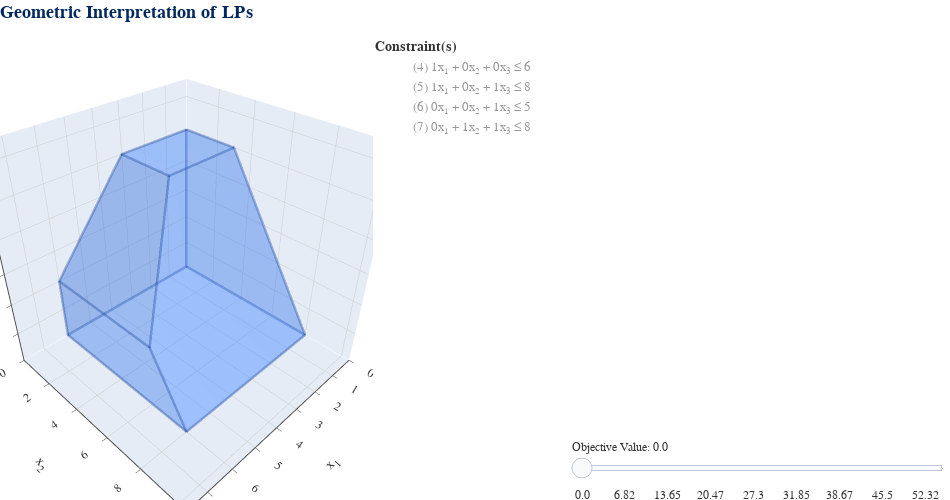

Notebook code for this chart:
### Markdown cell above
Now, let's look at a 3 dimensional LP!

### Code cell
lp = ex.ALL_INTEGER_3D_LP # get LP example
lp_visual(lp).show() # visualize it

### Figure 1 — Plotly figure (JSON) as saved in the notebook; plotly's stock layout.template omitted (floating-point values rounded to 4 significant figures)
{"data": [{"hoverinfo": "skip", "marker": {"color": "white", "opacity": 1e-07, "size": 0}, "mode": "markers", "showlegend": false, "type": "scatter3d", "x": [7.8], "y": [10.4], "z": [6.5]}, {"hoverinfo": "none", "line": {"color": "#173D90", "width": 5}, "mode": "lines", "opacity": 0.2, "showlegend": false, "surfaceaxis": 0, "surfacecolor": "#1469FE", "type": "scatter3d", "visible": true, "x": [0, 0, 0, 0, 0], "y": [8, 0, 0, 3, 8], "z": [0, 0, 5, 5, 0]}, {"hoverinfo": "none", "line": {"color": "#173D90", "width": 5}, "mode": "lines", "opacity": 0.2, "showlegend": false, "surfaceaxis": 1, "surfacecolor": "#1469FE", "type": "scatter3d", "visible": true, "x": [6, 0, 0, 3, 6, 6], "y": [0, 0, 0, 0, 0, 0], "z": [0, 0, 5, 5, 2, 0]}, {"hoverinfo": "none", "line": {"color": "#173D90", "width": 5}, "mode": "lines", "opacity": 0.2, "showlegend": false, "surfaceaxis": 2, "surfacecolor": "#1469FE", "type": "scatter3d", "visible": true, "x": [0, 0, 6, 6, 0], "y": [0, 8, 8, 0, 0], "z": [0, 0, 0, 0, 0]}, {"hoverinfo": "none", "line": {"color": "#173D90", "width": 5}, "mode": "lines", "opacity": 0.2, "showlegend": false, "surfaceaxis": 0, "surfacecolor": "#1469FE", "type": "scatter3d", "visible": true, "x": [6, 6, 6, 6, 6], "y": [8, 0, 0, 6, 8], "z": [0, 0, 2, 2, 0]}, {"hoverinfo": "none", "line": {"color": "#173D90", "width": 5}, "mode": "lines", "opacity": 0.2, "showlegend": false, "surfaceaxis": 2, "surfacecolor": "#1469FE", "type": "scatter3d", "visible": true, "x": [6, 3, 3, 6, 6], "y": [0, 0, 3, 6, 0], "z": [2, 5, 5, 2, 2]}, {"hoverinfo": "none", "line": {"color": "#173D90", "width": 5}, "mode": "lines", "opacity": 0.2, "showlegend": false, "surfaceaxis": 2, "surfacecolor": "#1469FE", "type": "scatter3d", "visible": true, "x": [0, 0, 3, 3, 0], "y": [0, 3, 3, 0, 0], "z": [5, 5, 5, 5, 5]}, {"hoverinfo": "none", "line": {"color": "#173D90", "width": 5}, "mode": "lines", "opacity": 0.2, "showlegend": false, "surfaceaxis": 2, "surfacecolor": "#1469FE", "type": "scatter3d", "visible": true, "x": [0, 0, 6, 6, 3, 0], "y": [3, 8, 8, 6, 3, 3], "z": [5, 0, 0, 2, 5, 5]}, {"hoverinfo": "none", "mode": "none", "name": "(4) 1x<sub>1</sub> + 0x<sub>2</sub> + 0x<sub>3</sub> ≤ 6", "opacity": 0.5, "showlegend": true, "surfaceaxis": 0, "surfacecolor": "gray", "type": "scatter3d", "visible": "legendonly", "x": [6, 6, 6, 6, 6], "y": [0, 0, 10.4, 10.4, 0], "z": [0, 6.5, 6.5, 0, 0]}, {"hoverinfo": "none", "mode": "none", "name": "(5) 1x<sub>1</sub> + 0x<sub>2</sub> + 1x<sub>3</sub> ≤ 8", "opacity": 0.5, "showlegend": true, "surfaceaxis": 2, "surfacecolor": "gray", "type": "scatter3d", "visible": "legendonly", "x": [0, 0, 7.8, 7.8, 0], "y": [0, 10.4, 10.4, 0, 0], "z": [8, 8, 0.2, 0.2, 8]}, {"hoverinfo": "none", "mode": "none", "name": "(6) 0x<sub>1</sub> + 0x<sub>2</sub> + 1x<sub>3</sub> ≤ 5", "opacity": 0.5, "showlegend": true, "surfaceaxis": 2, "surfacecolor": "gray", "type": "scatter3d", "visible": "legendonly", "x": [0, 0, 7.8, 7.8, 0], "y": [0, 10.4, 10.4, 0, 0], "z": [5, 5, 5, 5, 5]}, {"hoverinfo": "none", "mode": "none", "name": "(7) 0x<sub>1</sub> + 1x<sub>2</sub> + 1x<sub>3</sub> ≤ 8", "opacity": 0.5, "showlegend": true, "surfaceaxis": 2, "surfacecolor": "gray", "type": "scatter3d", "visible": "legendonly", "x": [0, 0, 7.8, 7.8, 0], "y": [0, 10.4, 10.4, 0, 0], "z": [8, -2.4, -2.4, 8, 8]}, {"hoverinfo": "text", "hoverlabel": {"bgcolor": "#FAFAFA", "bordercolor": "#323232", "font": {"color": "#323232", "family": "Arial"}}, "marker": {"color": "gray", "opacity": 1e-07, "size": 20}, "mode": "markers", "showlegend": false, "text": ["<b>BFS</b>: (0, 0, 0, 6, 8, 5, 8)<br><b>B</b>: (4, 5, 6, 7)<br><b>Obj</b>: 0", "<b>BFS</b>: (0, 0, 5, 6, 3, 0, 3)<br><b>B</b>: (3, 4, 5, 7)<br><b>Obj</b>: 20", "<b>BFS</b>: (0, 3, 5, 6, 3, 0, 0)<br><b>B</b>: (2, 3, 4, 5)<br><b>Obj</b>: 26", "<b>BFS</b>: (0, 8, 0, 6, 8, 5, 0)<br><b>B</b>: (2, 4, 5, 6)<br><b>Obj</b>: 16", "<b>BFS</b>: (3, 0, 5, 3, 0, 0, 3)<br><b>B</b>: (1, 3, 4, 7)<br><b>Obj</b>: 23", "<b>BFS</b>: (3, 3, 5, 3, 0, 0, 0)<br><b>B</b>: (1, 2, 3, 4)<br><b>Obj</b>: 29", "<b>BFS</b>: (6, 0, 0, 0, 2, 5, 8)<br><b>B</b>: (1, 5, 6, 7)<br><b>Obj</b>: 6", "<b>BFS</b>: (6, 0, 2, 0, 0, 3, 6)<br><b>B</b>: (1, 3, 6, 7)<br><b>Obj</b>: 14", "<b>BFS</b>: (6, 6, 2, 0, 0, 3, 0)<br><b>B</b>: (1, 2, 3, 6)<br><b>Obj</b>: 26", "<b>BFS</b>: (6, 8, 0, 0, 2, 5, 0)<br><b>B</b>: (1, 2, 5, 6)<br><b>Obj</b>: 22"], "type": "scatter3d", "x": [0, 0, 0, 0, 3, 3, 6, 6, 6, 6], "y": [0, 0, 3, 8, 0, 3, 0, 0, 6, 8], "z": [0, 5, 5, 0, 5, 5, 0, 2, 2, 0]}, {"hoverinfo": "none", "mode": "none", "opacity": 0.3, "showlegend": false, "surfaceaxis": 2, "surfacecolor": "gray", "type": "scatter3d", "visible": false, "x": [0, 0, 7.8, 7.8, 0], "y": [0, 10.4, 10.4, 0, 0], "z": [0, -5.2, -7.15, -1.95, 0]}, {"hoverinfo": "none", "line": {"color": "red", "width": 5}, "marker": {"color": "red", "opacity": 1, "size": 5}, "mode": "lines+markers", "opacity": 1, "showlegend": false, "surfaceaxis": 2, "surfacecolor": "red", "type": "scatter3d", "visible": false, "x": [0], "y": [0], "z": [0]}, {"hoverinfo": "none", "mode": "none", "opacity": 0.3, "showlegend": false, "surfaceaxis": 2, "surfacecolor": "gray", "type": "scatter3d", "visible": false, "x": [0, 0, 7.8, 7.8, 0], "y": [0, 10.4, 10.4, 0, 0], "z": [0.57, -4.63, -6.58, -1.38, 0.57]}, {"hoverinfo": "none", "line": {"color": "red", "width": 5}, "marker": {"color": "red", "opacity": 1, "size": 5}, "mode": "lines+markers", "opacity": 1, "showlegend": false, "surfaceaxis": 2, "surfacecolor": "red", "type": "scatter3d", "visible": false, "x": [0, 0, 2.28, 0], "y": [0, 1.14, 0, 0], "z": [0.57, 0, 0, 0.57]}, {"hoverinfo": "none", "mode": "none", "opacity": 0.3, "showlegend": false, "surfaceaxis": 2, "surfacecolor": "gray", "type": "scatter3d", "visible": false, "x": [0, 0, 7.8, 7.8, 0], "y": [0, 10.4, 10.4, 0, 0], "z": [1.137, -4.062, -6.013, -0.8125, 1.137]}, {"hoverinfo": "none", "line": {"color": "red", "width": 5}, "marker": {"color": "red", "opacity": 1, "size": 5}, "mode": "lines+markers", "opacity": 1, "showlegend": false, "surfaceaxis": 2, "surfacecolor": "red", "type": "scatter3d", "visible": false, "x": [0, 0, 4.55, 0], "y": [0, 2.275, 0, 0], "z": [1.137, 0, 0, 1.137]}, {"hoverinfo": "none", "mode": "none", "opacity": 0.3, "showlegend": false, "surfaceaxis": 2, "surfacecolor": "gray", "type": "scatter3d", "visible": false, "x": [0, 0, 7.8, 7.8, 0], "y": [0, 10.4, 10.4, 0, 0], "z": [1.705, -3.495, -5.445, -0.245, 1.705]}, {"hoverinfo": "none", "line": {"color": "red", "width": 5}, "marker": {"color": "red", "opacity": 1, "size": 5}, "mode": "lines+markers", "opacity": 1, "showlegend": false, "surfaceaxis": 2, "surfacecolor": "red", "type": "scatter3d", "visible": false, "x": [0, 0, 6, 6, 0], "y": [0, 3.41, 0.41, 0, 0], "z": [1.705, 0, 0, 0.205, 1.705]}, {"hoverinfo": "none", "mode": "none", "opacity": 0.3, "showlegend": false, "surfaceaxis": 2, "surfacecolor": "gray", "type": "scatter3d", "visible": false, "x": [0, 0, 7.8, 7.8, 0], "y": [0, 10.4, 10.4, 0, 0], "z": [2.275, -2.925, -4.875, 0.325, 2.275]}, {"hoverinfo": "none", "line": {"color": "red", "width": 5}, "marker": {"color": "red", "opacity": 1, "size": 5}, "mode": "lines+markers", "opacity": 1, "showlegend": false, "surfaceaxis": 2, "surfacecolor": "red", "type": "scatter3d", "visible": false, "x": [0, 0, 6, 6, 0], "y": [0, 4.55, 1.55, 0, 0], "z": [2.275, 0, 0, 0.775, 2.275]}, {"hoverinfo": "none", "mode": "none", "opacity": 0.3, "showlegend": false, "surfaceaxis": 2, "surfacecolor": "gray", "type": "scatter3d", "visible": false, "x": [0, 0, 7.8, 7.8, 0], "y": [0, 10.4, 10.4, 0, 0], "z": [2.845, -2.355, -4.305, 0.895, 2.845]}, {"hoverinfo": "none", "line": {"color": "red", "width": 5}, "marker": {"color": "red", "opacity": 1, "size": 5}, "mode": "lines+markers", "opacity": 1, "showlegend": false, "surfaceaxis": 2, "surfacecolor": "red", "type": "scatter3d", "visible": false, "x": [0, 0, 6, 6, 0], "y": [0, 5.69, 2.69, 0, 0], "z": [2.845, 0, 0, 1.345, 2.845]}, {"hoverinfo": "none", "mode": "none", "opacity": 0.3, "showlegend": false, "surfaceaxis": 2, "surfacecolor": "gray", "type": "scatter3d", "visible": false, "x": [0, 0, 7.8, 7.8, 0], "y": [0, 10.4, 10.4, 0, 0], "z": [3.413, -1.788, -3.738, 1.462, 3.413]}, {"hoverinfo": "none", "line": {"color": "red", "width": 5}, "marker": {"color": "red", "opacity": 1, "size": 5}, "mode": "lines+markers", "opacity": 1, "showlegend": false, "surfaceaxis": 2, "surfacecolor": "red", "type": "scatter3d", "visible": false, "x": [0, 0, 6, 6, 0], "y": [0, 6.825, 3.825, 0, 0], "z": [3.413, 0, 0, 1.913, 3.413]}, {"hoverinfo": "none", "mode": "none", "opacity": 0.3, "showlegend": false, "surfaceaxis": 2, "surfacecolor": "gray", "type": "scatter3d", "visible": false, "x": [0, 0, 7.8, 7.8, 0], "y": [0, 10.4, 10.4, 0, 0], "z": [3.98, -1.22, -3.17, 2.03, 3.98]}, {"hoverinfo": "none", "line": {"color": "red", "width": 5}, "marker": {"color": "red", "opacity": 1, "size": 5}, "mode": "lines+markers", "opacity": 1, "showlegend": false, "surfaceaxis": 2, "surfacecolor": "red", "type": "scatter3d", "visible": false, "x": [0, 0, 6, 6, 5.36, 0], "y": [0, 7.96, 4.96, 0.96, 0, 0], "z": [3.98, 0, 0, 2, 2.64, 3.98]}, {"hoverinfo": "none", "mode": "none", "opacity": 0.3, "showlegend": false, "surfaceaxis": 2, "surfacecolor": "gray", "type": "scatter3d", "visible": false, "x": [0, 0, 7.8, 7.8, 0], "y": [0, 10.4, 10.4, 0, 0], "z": [4.55, -0.65, -2.6, 2.6, 4.55]}, {"hoverinfo": "none", "line": {"color": "red", "width": 5}, "marker": {"color": "red", "opacity": 1, "size": 5}, "mode": "lines+markers", "opacity": 1, "showlegend": false, "surfaceaxis": 2, "surfacecolor": "red", "type": "scatter3d", "visible": false, "x": [0, 0, 2.2, 6, 6, 4.6, 0], "y": [0, 6.9, 8, 6.1, 2.1, 0, 0], "z": [4.55, 1.1, 0, 0, 2, 3.4, 4.55]}, {"hoverinfo": "none", "mode": "none", "opacity": 0.3, "showlegend": false, "surfaceaxis": 2, "surfacecolor": "gray", "type": "scatter3d", "visible": false, "x": [0, 0, 7.8, 7.8, 0], "y": [0, 10.4, 10.4, 0, 0], "z": [5.117, -0.0825, -2.033, 3.167, 5.117]}, {"hoverinfo": "none", "line": {"color": "red", "width": 5}, "marker": {"color": "red", "opacity": 1, "size": 5}, "mode": "lines+markers", "opacity": 1, "showlegend": false, "surfaceaxis": 2, "surfacecolor": "red", "type": "scatter3d", "visible": false, "x": [0, 0, 4.47, 6, 6, 3.843, 0.47, 0], "y": [0.235, 5.765, 8, 7.235, 3.235, 0, 0, 0.235], "z": [5, 2.235, 0, 0, 2, 4.157, 5, 5]}, {"hoverinfo": "none", "mode": "none", "opacity": 0.3, "showlegend": false, "surfaceaxis": 2, "surfacecolor": "gray", "type": "scatter3d", "visible": false, "x": [0, 0, 7.8, 7.8, 0], "y": [0, 10.4, 10.4, 0, 0], "z": [5.688, 0.4875, -1.463, 3.737, 5.688]}, {"hoverinfo": "none", "line": {"color": "red", "width": 5}, "marker": {"color": "red", "opacity": 1, "size": 5}, "mode": "lines+markers", "opacity": 1, "showlegend": false, "surfaceaxis": 2, "surfacecolor": "red", "type": "scatter3d", "visible": false, "x": [6, 6, 3.083, 2.75, 0, 0, 6], "y": [7.625, 4.375, 0, 0, 1.375, 4.625, 7.625], "z": [0.375, 2, 4.917, 5, 5, 3.375, 0.375]}, {"hoverinfo": "none", "mode": "none", "opacity": 0.3, "showlegend": false, "surfaceaxis": 2, "surfacecolor": "gray", "type": "scatter3d", "visible": false, "x": [0, 0, 7.8, 7.8, 0], "y": [0, 10.4, 10.4, 0, 0], "z": [6.255, 1.055, -0.895, 4.305, 6.255]}, {"hoverinfo": "none", "line": {"color": "red", "width": 5}, "marker": {"color": "red", "opacity": 1, "size": 5}, "mode": "lines+markers", "opacity": 1, "showlegend": false, "surfaceaxis": 2, "surfacecolor": "red", "type": "scatter3d", "visible": false, "x": [6, 6, 3, 0, 0, 6], "y": [6.49, 5.51, 1.01, 2.51, 3.49, 6.49], "z": [1.51, 2, 5, 5, 4.51, 1.51]}, {"hoverinfo": "none", "mode": "none", "opacity": 0.3, "showlegend": false, "surfaceaxis": 2, "surfacecolor": "gray", "type": "scatter3d", "visible": false, "x": [0, 0, 7.8, 7.8, 0], "y": [0, 10.4, 10.4, 0, 0], "z": [6.825, 1.625, -0.325, 4.875, 6.825]}, {"hoverinfo": "none", "line": {"color": "red", "width": 5}, "marker": {"color": "red", "opacity": 1, "size": 5}, "mode": "lines+markers", "opacity": 1, "showlegend": false, "surfaceaxis": 2, "surfacecolor": "red", "type": "scatter3d", "visible": false, "x": [1.3, 3, 4.7, 1.3], "y": [3, 2.15, 4.7, 3], "z": [5, 5, 3.3, 5]}, {"hoverinfo": "none", "mode": "none", "opacity": 0.3, "showlegend": false, "surfaceaxis": 2, "surfacecolor": "gray", "type": "scatter3d", "visible": false, "x": [0, 0, 7.8, 7.8, 0], "y": [0, 10.4, 10.4, 0, 0], "z": [7.25, 2.05, 0.1, 5.3, 7.25]}, {"hoverinfo": "none", "line": {"color": "red", "width": 5}, "marker": {"color": "red", "opacity": 1, "size": 5}, "mode": "lines+markers", "opacity": 1, "showlegend": false, "surfaceaxis": 2, "surfacecolor": "red", "type": "scatter3d", "visible": false, "x": [3], "y": [3], "z": [5]}, {"hoverinfo": "none", "mode": "none", "opacity": 0.3, "showlegend": false, "surfaceaxis": 2, "surfacecolor": "gray", "type": "scatter3d", "visible": false, "x": [0, 0, 7.8, 7.8, 0], "y": [0, 10.4, 10.4, 0, 0], "z": [7.395, 2.195, 0.245, 5.445, 7.395]}, {"hoverinfo": "skip", "marker": {"color": "white", "opacity": 1e-07, "size": 0}, "mode": "markers", "showlegend": false, "type": "scatter3d", "x": [0], "y": [0], "z": [0]}, {"hoverinfo": "none", "mode": "none", "opacity": 0.3, "showlegend": false, "surfaceaxis": 2, "surfacecolor": "gray", "type": "scatter3d", "visible": false, "x": [0, 0, 7.8, 7.8, 0], "y": [0, 10.4, 10.4, 0, 0], "z": [7.963, 2.763, 0.8125, 6.013, 7.963]}, {"hoverinfo": "skip", "marker": {"color": "white", "opacity": 1e-07, "size": 0}, "mode": "markers", "showlegend": false, "type": "scatter3d", "x": [0], "y": [0], "z": [0]}, {"hoverinfo": "none", "mode": "none", "opacity": 0.3, "showlegend": false, "surfaceaxis": 2, "surfacecolor": "gray", "type": "scatter3d", "visible": false, "x": [0, 0, 7.8, 7.8, 0], "y": [0, 10.4, 10.4, 0, 0], "z": [8.53, 3.33, 1.38, 6.58, 8.53]}, {"hoverinfo": "skip", "marker": {"color": "white", "opacity": 1e-07, "size": 0}, "mode": "markers", "showlegend": false, "type": "scatter3d", "x": [0], "y": [0], "z": [0]}, {"hoverinfo": "none", "mode": "none", "opacity": 0.3, "showlegend": false, "surfaceaxis": 2, "surfacecolor": "gray", "type": "scatter3d", "visible": false, "x": [0, 0, 7.8, 7.8, 0], "y": [0, 10.4, 10.4, 0, 0], "z": [9.1, 3.9, 1.95, 7.15, 9.1]}, {"hoverinfo": "skip", "marker": {"color": "white", "opacity": 1e-07, "size": 0}, "mode": "markers", "showlegend": false, "type": "scatter3d", "x": [0], "y": [0], "z": [0]}, {"hoverinfo": "none", "mode": "none", "opacity": 0.3, "showlegend": false, "surfaceaxis": 2, "surfacecolor": "gray", "type": "scatter3d", "visible": false, "x": [0, 0, 7.8, 7.8, 0], "y": [0, 10.4, 10.4, 0, 0], "z": [9.668, 4.468, 2.518, 7.718, 9.668]}, {"hoverinfo": "skip", "marker": {"color": "white", "opacity": 1e-07, "size": 0}, "mode": "markers", "showlegend": false, "type": "scatter3d", "x": [0], "y": [0], "z": [0]}, {"hoverinfo": "none", "mode": "none", "opacity": 0.3, "showlegend": false, "surfaceaxis": 2, "surfacecolor": "gray", "type": "scatter3d", "visible": false, "x": [0, 0, 7.8, 7.8, 0], "y": [0, 10.4, 10.4, 0, 0], "z": [10.24, 5.038, 3.088, 8.288, 10.24]}, {"hoverinfo": "skip", "marker": {"color": "white", "opacity": 1e-07, "size": 0}, "mode": "markers", "showlegend": false, "type": "scatter3d", "x": [0], "y": [0], "z": [0]}, {"hoverinfo": "none", "mode": "none", "opacity": 0.3, "showlegend": false, "surfaceaxis": 2, "surfacecolor": "gray", "type": "scatter3d", "visible": false, "x": [0, 0, 7.8, 7.8, 0], "y": [0, 10.4, 10.4, 0, 0], "z": [10.8, 5.605, 3.655, 8.855, 10.8]}, {"hoverinfo": "skip", "marker": {"color": "white", "opacity": 1e-07, "size": 0}, "mode": "markers", "showlegend": false, "type": "scatter3d", "x": [0], "y": [0], "z": [0]}, {"hoverinfo": "none", "mode": "none", "opacity": 0.3, "showlegend": false, "surfaceaxis": 2, "surfacecolor": "gray", "type": "scatter3d", "visible": false, "x": [0, 0, 7.8, 7.8, 0], "y": [0, 10.4, 10.4, 0, 0], "z": [11.38, 6.175, 4.225, 9.425, 11.38]}, {"hoverinfo": "skip", "marker": {"color": "white", "opacity": 1e-07, "size": 0}, "mode": "markers", "showlegend": false, "type": "scatter3d", "x": [0], "y": [0], "z": [0]}, {"hoverinfo": "none", "mode": "none", "opacity": 0.3, "showlegend": false, "surfaceaxis": 2, "surfacecolor": "gray", "type": "scatter3d", "visible": false, "x": [0, 0, 7.8, 7.8, 0], "y": [0, 10.4, 10.4, 0, 0], "z": [11.95, 6.745, 4.795, 9.995, 11.95]}, {"hoverinfo": "skip", "marker": {"color": "white", "opacity": 1e-07, "size": 0}, "mode": "markers", "showlegend": false, "type": "scatter3d", "x": [0], "y": [0], "z": [0]}, {"hoverinfo": "none", "mode": "none", "opacity": 0.3, "showlegend": false, "surfaceaxis": 2, "surfacecolor": "gray", "type": "scatter3d", "visible": false, "x": [0, 0, 7.8, 7.8, 0], "y": [0, 10.4, 10.4, 0, 0], "z": [12.51, 7.312, 5.362, 10.56, 12.51]}, {"hoverinfo": "skip", "marker": {"color": "white", "opacity": 1e-07, "size": 0}, "mode": "markers", "showlegend": false, "type": "scatter3d", "x": [0], "y": [0], "z": [0]}, {"hoverinfo": "none", "mode": "none", "opacity": 0.3, "showlegend": false, "surfaceaxis": 2, "surfacecolor": "gray", "type": "scatter3d", "visible": false, "x": [0, 0, 7.8, 7.8, 0], "y": [0, 10.4, 10.4, 0, 0], "z": [13.08, 7.88, 5.93, 11.13, 13.08]}, {"hoverinfo": "skip", "marker": {"color": "white", "opacity": 1e-07, "size": 0}, "mode": "markers", "showlegend": false, "type": "scatter3d", "x": [0], "y": [0], "z": [0]}, {"hoverinfo": "none", "mode": "none", "opacity": 0.3, "showlegend": false, "surfaceaxis": 2, "surfacecolor": "gray", "type": "scatter3d", "visible": false, "x": [0, 0, 7.8, 7.8, 0], "y": [0, 10.4, 10.4, 0, 0], "z": [13.65, 8.45, 6.5, 11.7, 13.65]}, {"hoverinfo": "skip", "marker": {"color": "white", "opacity": 1e-07, "size": 0}, "mode": "markers", "showlegend": false, "type": "scatter3d", "x": [0], "y": [0], "z": [0]}], "layout": {"font": {"color": "#323232", "family": "Arial"}, "height": 500, "legend": {"font": {"size": 13}, "title": {"font": {"size": 14}, "text": "<b>Constraint(s)</b>"}, "x": 0.3947, "xanchor": "left", "y": 1, "yanchor": "top"}, "margin": {"b": 0, "l": 0, "r": 0, "t": 33}, "paper_bgcolor": "white", "plot_bgcolor": "#FAFAFA", "scene": {"aspectmode": "cube", "domain": {"x": [0, 0.3947], "y": [0, 1]}, "xaxis": {"gridcolor": "#CCCCCC", "gridwidth": 1, "linecolor": "#4D4D4D", "linewidth": 2, "range": [0, 7.8], "rangemode": "tozero", "showspikes": false, "tickcolor": "#4D4D4D", "ticks": "outside", "title": {"text": "x<sub>1</sub>"}}, "yaxis": {"gridcolor": "#CCCCCC", "gridwidth": 1, "linecolor": "#4D4D4D", "linewidth": 2, "range": [0, 10.4], "rangemode": "tozero", "showspikes": false, "tickcolor": "#4D4D4D", "ticks": "outside", "title": {"text": "x<sub>2</sub>"}}, "zaxis": {"gridcolor": "#CCCCCC", "gridwidth": 1, "linecolor": "#4D4D4D", "linewidth": 2, "range": [0, 6.5], "rangemode": "tozero", "showspikes": false, "tickcolor": "#4D4D4D", "ticks": "outside", "title": {"text": "x<sub>3</sub>"}}}, "sliders": [{"active": 0, "currentvalue": {"prefix": "Objective Value: "}, "len": 0.4, "lenmode": "fraction", "pad": {"b": 0, "l": 0, "r": 0, "t": 50}, "steps": [{"args": [{"visible": [null, true, true, true, true, true, true, true, "legendonly", "legendonly", "legendonly", "legendonly", null, true, true, false, false, false, false, false, false, false, false, false, false, false, false, false, false, false, false, false, false, false, false, false, false, false, false, false, false, false, false, false, false, false, false, false, false, false, false, false, false, false, false, false, false, false, false, false, false, false, false, false, false]}], "label": "0.0", "method": "update"}, {"args": [{"visible": [null, true, true, true, true, true, true, true, "legendonly", "legendonly", "legendonly", "legendonly", null, false, false, true, true, false, false, false, false, false, false, false, false, false, false, false, false, false, false, false, false, false, false, false, false, false, false, false, false, false, false, false, false, false, false, false, false, false, false, false, false, false, false, false, false, false, false, false, false, false, false, false, false]}], "label": "2.28", "method": "update"}, {"args": [{"visible": [null, true, true, true, true, true, true, true, "legendonly", "legendonly", "legendonly", "legendonly", null, false, false, false, false, true, true, false, false, false, false, false, false, false, false, false, false, false, false, false, false, false, false, false, false, false, false, false, false, false, false, false, false, false, false, false, false, false, false, false, false, false, false, false, false, false, false, false, false, false, false, false, false]}], "label": "4.55", "method": "update"}, {"args": [{"visible": [null, true, true, true, true, true, true, true, "legendonly", "legendonly", "legendonly", "legendonly", null, false, false, false, false, false, false, true, true, false, false, false, false, false, false, false, false, false, false, false, false, false, false, false, false, false, false, false, false, false, false, false, false, false, false, false, false, false, false, false, false, false, false, false, false, false, false, false, false, false, false, false, false]}], "label": "6.82", "method": "update"}, {"args": [{"visible": [null, true, true, true, true, true, true, true, "legendonly", "legendonly", "legendonly", "legendonly", null, false, false, false, false, false, false, false, false, true, true, false, false, false, false, false, false, false, false, false, false, false, false, false, false, false, false, false, false, false, false, false, false, false, false, false, false, false, false, false, false, false, false, false, false, false, false, false, false, false, false, false, false]}], "label": "9.1", "method": "update"}, {"args": [{"visible": [null, true, true, true, true, true, true, true, "legendonly", "legendonly", "legendonly", "legendonly", null, false, false, false, false, false, false, false, false, false, false, true, true, false, false, false, false, false, false, false, false, false, false, false, false, false, false, false, false, false, false, false, false, false, false, false, false, false, false, false, false, false, false, false, false, false, false, false, false, false, false, false, false]}], "label": "11.38", "method": "update"}, {"args": [{"visible": [null, true, true, true, true, true, true, true, "legendonly", "legendonly", "legendonly", "legendonly", null, false, false, false, false, false, false, false, false, false, false, false, false, true, true, false, false, false, false, false, false, false, false, false, false, false, false, false, false, false, false, false, false, false, false, false, false, false, false, false, false, false, false, false, false, false, false, false, false, false, false, false, false]}], "label": "13.65", "method": "update"}, {"args": [{"visible": [null, true, true, true, true, true, true, true, "legendonly", "legendonly", "legendonly", "legendonly", null, false, false, false, false, false, false, false, false, false, false, false, false, false, false, true, true, false, false, false, false, false, false, false, false, false, false, false, false, false, false, false, false, false, false, false, false, false, false, false, false, false, false, false, false, false, false, false, false, false, false, false, false]}], "label": "15.92", "method": "update"}, {"args": [{"visible": [null, true, true, true, true, true, true, true, "legendonly", "legendonly", "legendonly", "legendonly", null, false, false, false, false, false, false, false, false, false, false, false, false, false, false, false, false, true, true, false, false, false, false, false, false, false, false, false, false, false, false, false, false, false, false, false, false, false, false, false, false, false, false, false, false, false, false, false, false, false, false, false, false]}], "label": "18.2", "method": "update"}, {"args": [{"visible": [null, true, true, true, true, true, true, true, "legendonly", "legendonly", "legendonly", "legendonly", null, false, false, false, false, false, false, false, false, false, false, false, false, false, false, false, false, false, false, true, true, false, false, false, false, false, false, false, false, false, false, false, false, false, false, false, false, false, false, false, false, false, false, false, false, false, false, false, false, false, false, false, false]}], "label": "20.47", "method": "update"}, {"args": [{"visible": [null, true, true, true, true, true, true, true, "legendonly", "legendonly", "legendonly", "legendonly", null, false, false, false, false, false, false, false, false, false, false, false, false, false, false, false, false, false, false, false, false, true, true, false, false, false, false, false, false, false, false, false, false, false, false, false, false, false, false, false, false, false, false, false, false, false, false, false, false, false, false, false, false]}], "label": "22.75", "method": "update"}, {"args": [{"visible": [null, true, true, true, true, true, true, true, "legendonly", "legendonly", "legendonly", "legendonly", null, false, false, false, false, false, false, false, false, false, false, false, false, false, false, false, false, false, false, false, false, false, false, true, true, false, false, false, false, false, false, false, false, false, false, false, false, false, false, false, false, false, false, false, false, false, false, false, false, false, false, false, false]}], "label": "25.02", "method": "update"}, {"args": [{"visible": [null, true, true, true, true, true, true, true, "legendonly", "legendonly", "legendonly", "legendonly", null, false, false, false, false, false, false, false, false, false, false, false, false, false, false, false, false, false, false, false, false, false, false, false, false, true, true, false, false, false, false, false, false, false, false, false, false, false, false, false, false, false, false, false, false, false, false, false, false, false, false, false, false]}], "label": "27.3", "method": "update"}, {"args": [{"visible": [null, true, true, true, true, true, true, true, "legendonly", "legendonly", "legendonly", "legendonly", null, false, false, false, false, false, false, false, false, false, false, false, false, false, false, false, false, false, false, false, false, false, false, false, false, false, false, true, true, false, false, false, false, false, false, false, false, false, false, false, false, false, false, false, false, false, false, false, false, false, false, false, false]}], "label": "29.0", "method": "update"}, {"args": [{"visible": [null, true, true, true, true, true, true, true, "legendonly", "legendonly", "legendonly", "legendonly", null, false, false, false, false, false, false, false, false, false, false, false, false, false, false, false, false, false, false, false, false, false, false, false, false, false, false, false, false, true, true, false, false, false, false, false, false, false, false, false, false, false, false, false, false, false, false, false, false, false, false, false, false]}], "label": "29.58", "method": "update"}, {"args": [{"visible": [null, true, true, true, true, true, true, true, "legendonly", "legendonly", "legendonly", "legendonly", null, false, false, false, false, false, false, false, false, false, false, false, false, false, false, false, false, false, false, false, false, false, false, false, false, false, false, false, false, false, false, true, true, false, false, false, false, false, false, false, false, false, false, false, false, false, false, false, false, false, false, false, false]}], "label": "31.85", "method": "update"}, {"args": [{"visible": [null, true, true, true, true, true, true, true, "legendonly", "legendonly", "legendonly", "legendonly", null, false, false, false, false, false, false, false, false, false, false, false, false, false, false, false, false, false, false, false, false, false, false, false, false, false, false, false, false, false, false, false, false, true, true, false, false, false, false, false, false, false, false, false, false, false, false, false, false, false, false, false, false]}], "label": "34.12", "method": "update"}, {"args": [{"visible": [null, true, true, true, true, true, true, true, "legendonly", "legendonly", "legendonly", "legendonly", null, false, false, false, false, false, false, false, false, false, false, false, false, false, false, false, false, false, false, false, false, false, false, false, false, false, false, false, false, false, false, false, false, false, false, true, true, false, false, false, false, false, false, false, false, false, false, false, false, false, false, false, false]}], "label": "36.4", "method": "update"}, {"args": [{"visible": [null, true, true, true, true, true, true, true, "legendonly", "legendonly", "legendonly", "legendonly", null, false, false, false, false, false, false, false, false, false, false, false, false, false, false, false, false, false, false, false, false, false, false, false, false, false, false, false, false, false, false, false, false, false, false, false, false, true, true, false, false, false, false, false, false, false, false, false, false, false, false, false, false]}], "label": "38.67", "method": "update"}, {"args": [{"visible": [null, true, true, true, true, true, true, true, "legendonly", "legendonly", "legendonly", "legendonly", null, false, false, false, false, false, false, false, false, false, false, false, false, false, false, false, false, false, false, false, false, false, false, false, false, false, false, false, false, false, false, false, false, false, false, false, false, false, false, true, true, false, false, false, false, false, false, false, false, false, false, false, false]}], "label": "40.95", "method": "update"}, {"args": [{"visible": [null, true, true, true, true, true, true, true, "legendonly", "legendonly", "legendonly", "legendonly", null, false, false, false, false, false, false, false, false, false, false, false, false, false, false, false, false, false, false, false, false, false, false, false, false, false, false, false, false, false, false, false, false, false, false, false, false, false, false, false, false, true, true, false, false, false, false, false, false, false, false, false, false]}], "label": "43.22", "method": "update"}, {"args": [{"visible": [null, true, true, true, true, true, true, true, "legendonly", "legendonly", "legendonly", "legendonly", null, false, false, false, false, false, false, false, false, false, false, false, false, false, false, false, false, false, false, false, false, false, false, false, false, false, false, false, false, false, false, false, false, false, false, false, false, false, false, false, false, false, false, true, true, false, false, false, false, false, false, false, false]}], "label": "45.5", "method": "update"}, {"args": [{"visible": [null, true, true, true, true, true, true, true, "legendonly", "legendonly", "legendonly", "legendonly", null, false, false, false, false, false, false, false, false, false, false, false, false, false, false, false, false, false, false, false, false, false, false, false, false, false, false, false, false, false, false, false, false, false, false, false, false, false, false, false, false, false, false, false, false, true, true, false, false, false, false, false, false]}], "label": "47.78", "method": "update"}, {"args": [{"visible": [null, true, true, true, true, true, true, true, "legendonly", "legendonly", "legendonly", "legendonly", null, false, false, false, false, false, false, false, false, false, false, false, false, false, false, false, false, false, false, false, false, false, false, false, false, false, false, false, false, false, false, false, false, false, false, false, false, false, false, false, false, false, false, false, false, false, false, true, true, false, false, false, false]}], "label": "50.05", "method": "update"}, {"args": [{"visible": [null, true, true, true, true, true, true, true, "legendonly", "legendonly", "legendonly", "legendonly", null, false, false, false, false, false, false, false, false, false, false, false, false, false, false, false, false, false, false, false, false, false, false, false, false, false, false, false, false, false, false, false, false, false, false, false, false, false, false, false, false, false, false, false, false, false, false, false, false, true, true, false, false]}], "label": "52.32", "method": "update"}, {"args": [{"visible": [null, true, true, true, true, true, true, true, "legendonly", "legendonly", "legendonly", "legendonly", null, false, false, false, false, false, false, false, false, false, false, false, false, false, false, false, false, false, false, false, false, false, false, false, false, false, false, false, false, false, false, false, false, false, false, false, false, false, false, false, false, false, false, false, false, false, false, false, false, false, false, true, true]}], "label": "54.6", "method": "update"}], "tickcolor": "white", "ticklen": 0, "x": 0.6053, "xanchor": "left", "y": 0.01, "yanchor": "bottom"}], "title": {"font": {"color": "#00285F", "size": 18}, "text": "<b>Geometric Interpretation of LPs</b>", "x": 0, "xanchor": "left", "y": 0.99, "yanchor": "top"}, "width": 950, "xaxis": {"gridcolor": "#CCCCCC", "gridwidth": 1, "linecolor": "#4D4D4D", "linewidth": 2, "rangemode": "tozero", "showspikes": false, "tickcolor": "#4D4D4D", "ticks": "outside"}, "yaxis": {"gridcolor": "#CCCCCC", "gridwidth": 1, "linecolor": "#4D4D4D", "linewidth": 2, "rangemode": "tozero", "showspikes": false, "tickcolor": "#4D4D4D", "ticks": "outside"}}}
